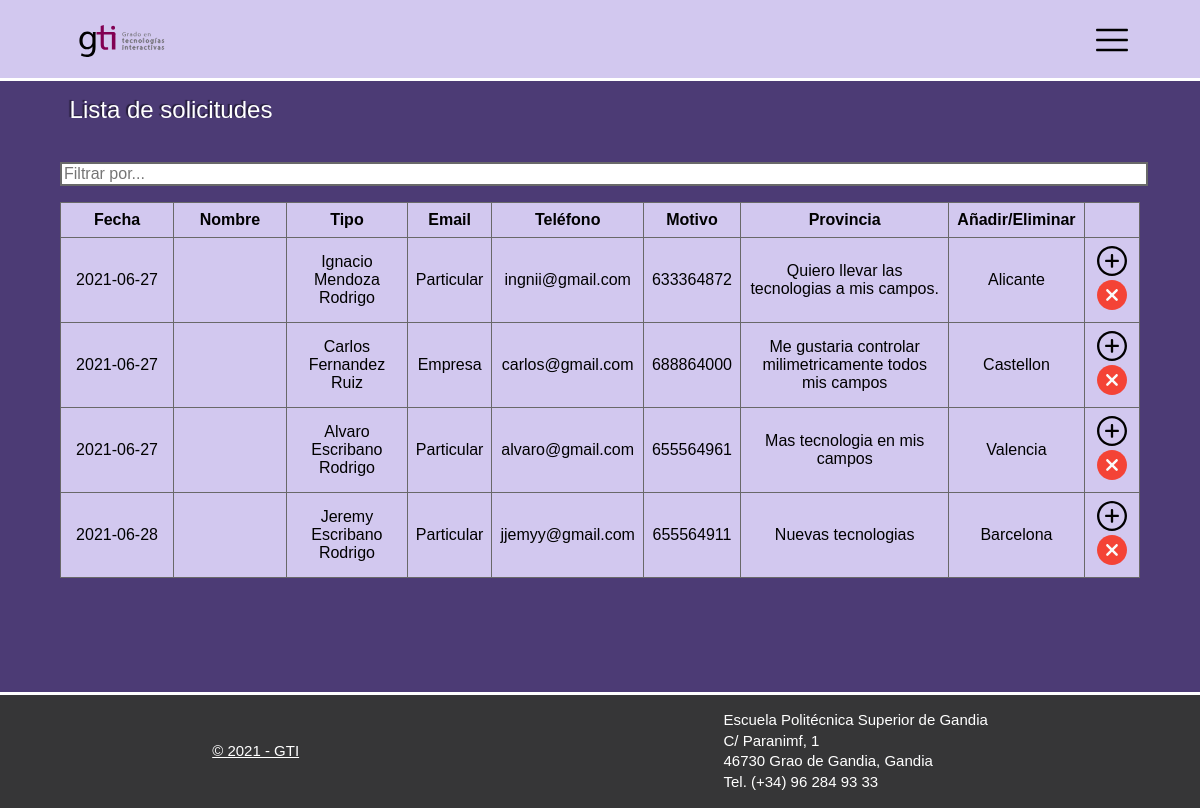
The app's page /pruebas/tablaSolicitudes.php with its own data.
### tables this page shows
CREATE TABLE `solicitud` (
  `idSolicitudes` int(11) NOT NULL,
  `nombreApellidosEmpresa` varchar(255) NOT NULL,
  `tipo` varchar(255) NOT NULL,
  `correo` varchar(255) NOT NULL,
  `telefono` int(9) NOT NULL,
  `motivo` varchar(255) NOT NULL,
  `provincia` varchar(255) NOT NULL,
  `fechasolicitud` date NOT NULL
);

### pruebas/tablaSolicitudes.php (the view, shortened to what this page needs)
<?php
$conexion = mysqli_connect('localhost', 'root', '', 'proyecto');
?>
<!DOCTYPE html>
<html lang="es">
<head>
    <link href="../src/app/css/tablasClientes-style.css" rel="stylesheet">
    <link rel="stylesheet" href="../src/app/css/sidenav.css">
</head>
<body>
<header class="header">
    <div class="container logo-menu-container">
        <a href="../src/index.html" class="logo"><img src="../src/app/ImagenesProyecto/logoGTI.svg" height="" width="120"/></a>
        <span><a class="menu-icon" onClick="openNav()"><img src="../src/app/ImagenesProyecto/LandingPage/menu.svg" height="32" width="46" alt="menu-icon"/></a></span>
    </div>
</header>
<main>
    <div class="titulo-usuario-box"><h2 class="titulo">Lista de solicitudes</h2></div>
    <br>
    <input type="text" id="myInput" onkeyup="myFunction()" placeholder="Filtrar por...">
    <table class="sortable" id="myTable">
        <tr>
            <th>Fecha</th>
            <th>Nombre</th>
            <th>Tipo</th>
            <th>Email</th>
            <th>Teléfono</th>
            <th>Motivo</th>
            <th>Provincia</th>
            <th>Añadir/Eliminar</th>
        </tr>
        <?php
        $sql="SELECT * from solicitud";
        $result=mysqli_query($conexion,$sql);
        while($mostrar=mysqli_fetch_array($result)){
        ?>
        <tr>
            <td data-titulo="Fecha"><div style="width: 6rem"><?php echo $mostrar['fechasolicitud']?></div></td>
            <td data-titulo="Fecha"><div style="width: 6rem"><?php echo $mostrar['fecha']?></div></td>
            <td data-titulo="Nombre y Apellidos"><?php echo $mostrar['nombreApellidosEmpresa']?></td>
            <td data-titulo="Tipo"><?php echo $mostrar['tipo']?></td>
            <td data-titulo="Email"><?php echo $mostrar['correo']?></td>
            <td data-titulo="Teléfono"><?php echo $mostrar['telefono']?></td>
            <td data-titulo="Motivo"><?php echo $mostrar['motivo']?></td>
            <td data-titulo="Provincia"><?php echo $mostrar['provincia']?></td>
            <td><div><img src="../src/app/ImagenesProyecto/plus.svg" height="" width="30">  <img src="../src/app/ImagenesProyecto/eliminar.svg" height="" width="30"></div></td>
        </tr>
            <?php
        }
        ?>
    </table>
    <br><br><br>
</main>
<footer id="footer" class="footer">
    <p><a href="../src/terminosPrivacidad.html">© 2021 - GTI</a></p>
    <p>Escuela Politécnica Superior de Gandia <br>
        C/ Paranimf, 1 <br>
        46730 Grao de Gandia, Gandia <br>
        Tel. (+34) 96 284 93 33
    </p>
</footer>
</body>
</html>

### src/app/css/tablasClientes-style.css (style rules this page uses)
body { background: rgb(76, 59, 117); margin: 0; font-family: Arial; }
main { margin: 5%; }
.titulo-usuario-box { width: 100%; max-width: 1200px; margin: 76px auto 0 auto; display: flex; justify-content: space-between; align-items: center; }
.titulo { margin-left: 0.6rem; font-weight: lighter; }
h2 { color: white; text-shadow: -2px -1px 1px rgba(0, 0, 0, 0.5); }
.header { height: 78px; background: #d2c8ef; color: black; border-bottom: 3px solid white; position: fixed; left: 0; top: 0; width: 100%; }
#myInput { width: 100%; font-size: 16px; border: 2px solid dimgrey; margin-bottom: 1rem; }
.logo-menu-container { display: flex; align-items: center; justify-content: space-between; margin: 14px 5%; }
.menu-icon { padding: 5px 5px; }
.footer p { line-height: 1.3rem; text-align: left; color: white; font-size: 15px; }
.footer p a { color: inherit; }
.footer { display: flex; justify-content: space-around; align-items: center; position: relative; bottom: 0; left: 0; right: 0; border-top: 3px solid white; background-color: #363637; margin: 0 auto 0 auto; }
table { background: #d2c8ef; width: 100%; }
table, th, td { border: 1px solid dimgrey; border-collapse: collapse; }
th, td { padding: 0.5rem; }
table td { text-align: center; }

### records on screen
solicitud: fechasolicitud "2021-06-27", nombreApellidosEmpresa "Ignacio Mendoza Rodrigo", tipo "Particular", correo "ingnii@gmail.com", telefono "633364872", motivo "Quiero llevar las tecnologias a mis campos.", provincia "Alicante"
solicitud: fechasolicitud "2021-06-27", nombreApellidosEmpresa "Carlos Fernandez Ruiz", tipo "Empresa", correo "carlos@gmail.com", telefono "688864000", motivo "Me gustaria controlar milimetricamente todos mis campos", provincia "Castellon"
solicitud: fechasolicitud "2021-06-27", nombreApellidosEmpresa "Alvaro Escribano Rodrigo", tipo "Particular", correo "alvaro@gmail.com", telefono "655564961", motivo "Mas tecnologia en mis campos", provincia "Valencia"
solicitud: fechasolicitud "2021-06-28", nombreApellidosEmpresa "Jeremy Escribano Rodrigo", tipo "Particular", correo "jjemyy@gmail.com", telefono "655564911", motivo "Nuevas tecnologias", provincia "Barcelona"
